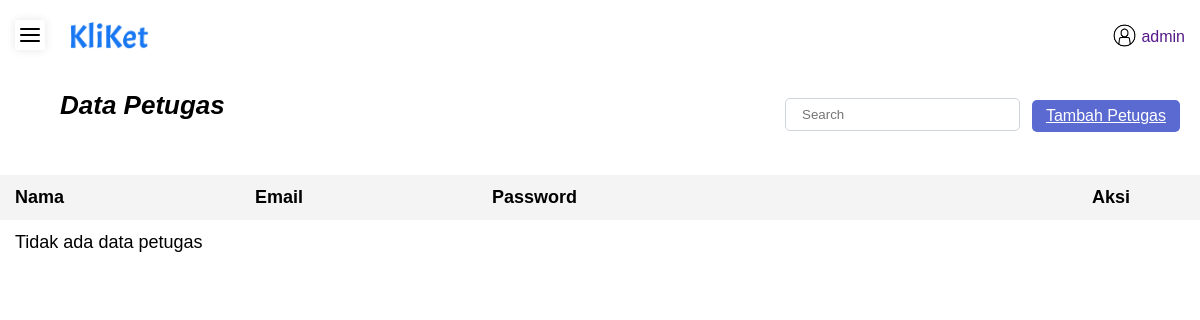
The page /admin/admlistpetugas.php (signed in) on the database as committed earlier.
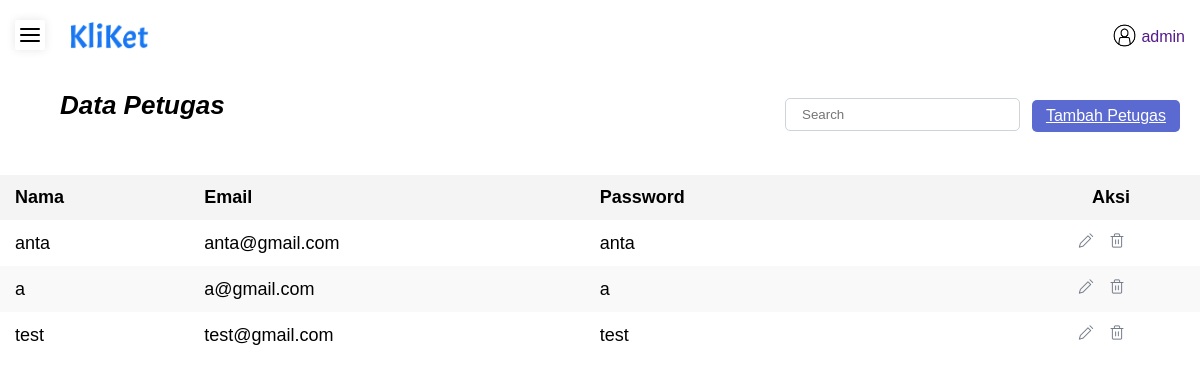
The same page on the database as committed later.
### tables this page shows
CREATE TABLE `petugas` (
  `userid` int(11) NOT NULL,
  `username` varchar(255) NOT NULL,
  `nama` varchar(255) NOT NULL,
  `email` varchar(255) NOT NULL
);

CREATE TABLE `akun` (
  `userID` int(11) NOT NULL,
  `username` varchar(255) NOT NULL,
  `kategoriID` int(11) DEFAULT NULL,
  `kata_sandi` varchar(255) NOT NULL
);

### admin/admlistpetugas.php (the view, shortened to what this page needs)
<!DOCTYPE html>
<html lang="en">
<head>
    <link rel="stylesheet" href="../css/style(10).css">
    <link rel="stylesheet" href="../css/editform.css">
</head>
<body>
    <?php
    include 'adminnavbar.php';
    ?>
    <div class="main-content">
        <nav>
            <div class="text">Data Petugas</div>
            <form class="search-form" action="#">
                <div class="search-box">
                    <input type="text" class="form-control" placeholder="Search">
                </div>
            </form>
            <a href="admtambahpetugas.php" class="addpetugas">Tambah Petugas</a>
        </nav>
        <div class="table-container">
            <table class="order-table">
                <thead>
                    <tr>
                        <th>Nama</th>
                        <th>Email</th>
                        <th>Password</th>
                        <th class="actions-column">Aksi</th>
                    </tr>
                </thead>
                <tbody>
                    <?php
                    $sql = "SELECT akun.userID,petugas.nama, petugas.email, akun.kata_sandi
                            FROM petugas
                            JOIN akun ON petugas.userid = akun.userid
                            WHERE akun.kategoriID = 2";
                    $result = $conn->query($sql);
                    if ($result->num_rows > 0) {
                        while ($row = $result->fetch_assoc()) {
                            echo "<tr>
                                    <td>" . $row["nama"] . "</td>
                                    <td>" . $row["email"] . "</td>
                                    <td>" . $row["kata_sandi"] . "</td>
                                    <td class='actions-column'>
                                        <a href='#' class='edit-btn' data-id='" . $row["userID"] . "' data-nama='" . $row["nama"] . "' data-email='" . $row["email"] . "' data-password='" . $row["kata_sandi"] . "'><img src='../img/edit.png' class='edit-icon'></a>
                                        <a href='#' class='delete-btn' data-id='" . $row["userID"] . "'><img src='../img/hapus.png' class='delete-icon'></a>
                                    </td>
                                </tr>";
                        }
                    } else {
                        echo "<tr><td colspan='4'>Tidak ada data petugas</td></tr>";
                    }
                    ?>
                </tbody>
            </table>
        </div>
    </div>
</body>
</html>

Rows that differ between the two databases and show on the page:
added petugas: nama "anta", email "anta@gmail.com", akun.kata_sandi "anta"
added petugas: nama "a", email "a@gmail.com", akun.kata_sandi "a"
added petugas: nama "test", email "test@gmail.com", akun.kata_sandi "test"
Other text that changed with them:
text no longer shown: "Tidak ada data petugas"
